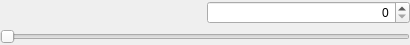
<?xml version="1.0" encoding="UTF-8"?>
<ui version="4.0">
 <class>ParameterHexSpinBox</class>
 <widget class="QWidget" name="ParameterHexSpinBox">
  <property name="geometry">
   <rect>
    <x>0</x>
    <y>0</y>
    <width>410</width>
    <height>45</height>
   </rect>
  </property>
  <property name="windowTitle">
   <string>Form</string>
  </property>
  <layout class="QVBoxLayout" name="verticalLayout">
   <property name="spacing">
    <number>4</number>
   </property>
   <property name="leftMargin">
    <number>0</number>
   </property>
   <property name="topMargin">
    <number>0</number>
   </property>
   <property name="rightMargin">
    <number>0</number>
   </property>
   <property name="bottomMargin">
    <number>0</number>
   </property>
   <item>
    <layout class="QHBoxLayout" name="horizontalLayout">
     <property name="spacing">
      <number>4</number>
     </property>
     <item>
      <widget class="ParameterDescriptionWidget" name="descriptionWidget" native="true">
       <property name="sizePolicy">
        <sizepolicy hsizetype="Ignored" vsizetype="Preferred">
         <horstretch>1</horstretch>
         <verstretch>0</verstretch>
        </sizepolicy>
       </property>
      </widget>
     </item>
     <item>
      <widget class="HexDoubleSpinBox" name="hexSpinBox">
       <property name="sizePolicy">
        <sizepolicy hsizetype="Ignored" vsizetype="Maximum">
         <horstretch>1</horstretch>
         <verstretch>0</verstretch>
        </sizepolicy>
       </property>
       <property name="focusPolicy">
        <enum>Qt::StrongFocus</enum>
       </property>
       <property name="alignment">
        <set>Qt::AlignRight|Qt::AlignTrailing|Qt::AlignVCenter</set>
       </property>
       <property name="correctionMode">
        <enum>QAbstractSpinBox::CorrectToNearestValue</enum>
       </property>
       <property name="decimals">
        <number>0</number>
       </property>
      </widget>
     </item>
    </layout>
   </item>
   <item>
    <widget class="QSlider" name="slider">
     <property name="orientation">
      <enum>Qt::Horizontal</enum>
     </property>
     <property name="tracking">
      <bool>false</bool>
     </property>
    </widget>
   </item>
  </layout>
 </widget>
 <customwidgets>
  <customwidget>
   <class>ParameterDescriptionWidget</class>
   <extends>QWidget</extends>
   <header>gui/parameter/ParameterVirtualWidget.h</header>
   <container>1</container>
  </customwidget>
  <customwidget>
   <class>HexDoubleSpinBox</class>
   <extends>QDoubleSpinBox</extends>
   <header>gui/parameter/ParameterHexSpinBox.h</header>
  </customwidget>
 </customwidgets>
 <resources/>
 <connections/>
</ui>
